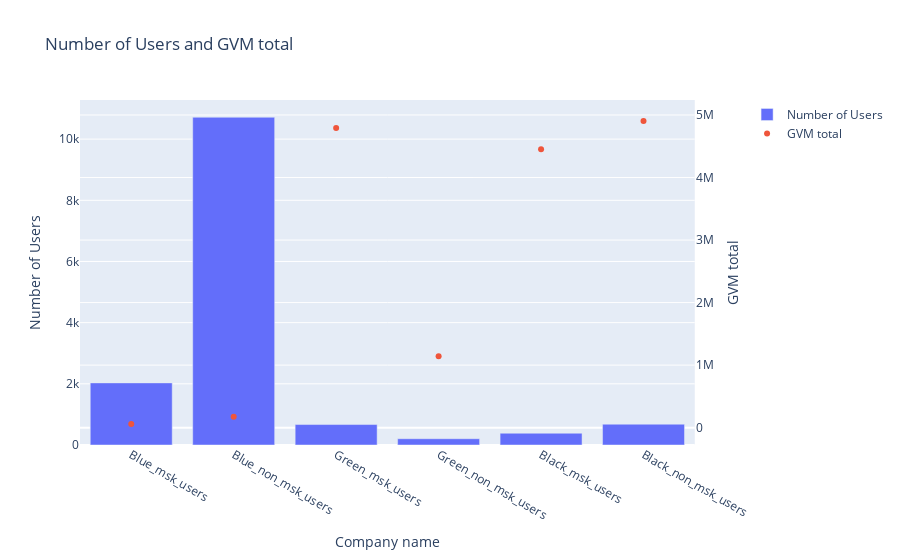

Notebook cell for this chart:
### Code cell
import plotly.graph_objects as go
from plotly.subplots import make_subplots

fig = make_subplots(specs=[[{"secondary_y": True}]])


fig.add_trace(go.Bar(x=comp_users['Company name'], y=comp_users['Number of Users'], name='Number of Users'), secondary_y=False)

# Add bar trace for revenue
fig.add_trace(go.Scatter(x=comp_users['Company name'], y=comp_users['GVM total'], name='GVM total', mode='markers'), secondary_y=True)

# Update layout
fig.update_layout(title='Number of Users and GVM total',
                  xaxis=dict(title='Company name'),
                  yaxis=dict(title='Number of Users'),
                  yaxis2=dict(title='GVM total', overlaying='y', side='right'))

fig.show()

### Figure 1 — Plotly figure (JSON) as saved in the notebook; plotly's stock layout.template omitted (floating-point values rounded to 4 significant figures)
{"data": [{"name": "Number of Users", "type": "bar", "x": ["Blue_msk_users", "Blue_non_msk_users", "Green_msk_users", "Green_non_msk_users", "Black_msk_users", "Black_non_msk_users"], "xaxis": "x", "y": [2031, 10715, 669, 205, 385, 680], "yaxis": "y"}, {"mode": "markers", "name": "GVM total", "type": "scatter", "x": ["Blue_msk_users", "Blue_non_msk_users", "Green_msk_users", "Green_non_msk_users", "Black_msk_users", "Black_non_msk_users"], "xaxis": "x", "y": [58158, 175546, 4792806, 1143120, 4450874, 4903824], "yaxis": "y2"}], "layout": {"title": {"text": "Number of Users and GVM total"}, "xaxis": {"anchor": "y", "domain": [0, 0.94], "title": {"text": "Company name"}}, "yaxis": {"anchor": "x", "domain": [0, 1], "title": {"text": "Number of Users"}}, "yaxis2": {"anchor": "x", "overlaying": "y", "side": "right", "title": {"text": "GVM total"}}}}
